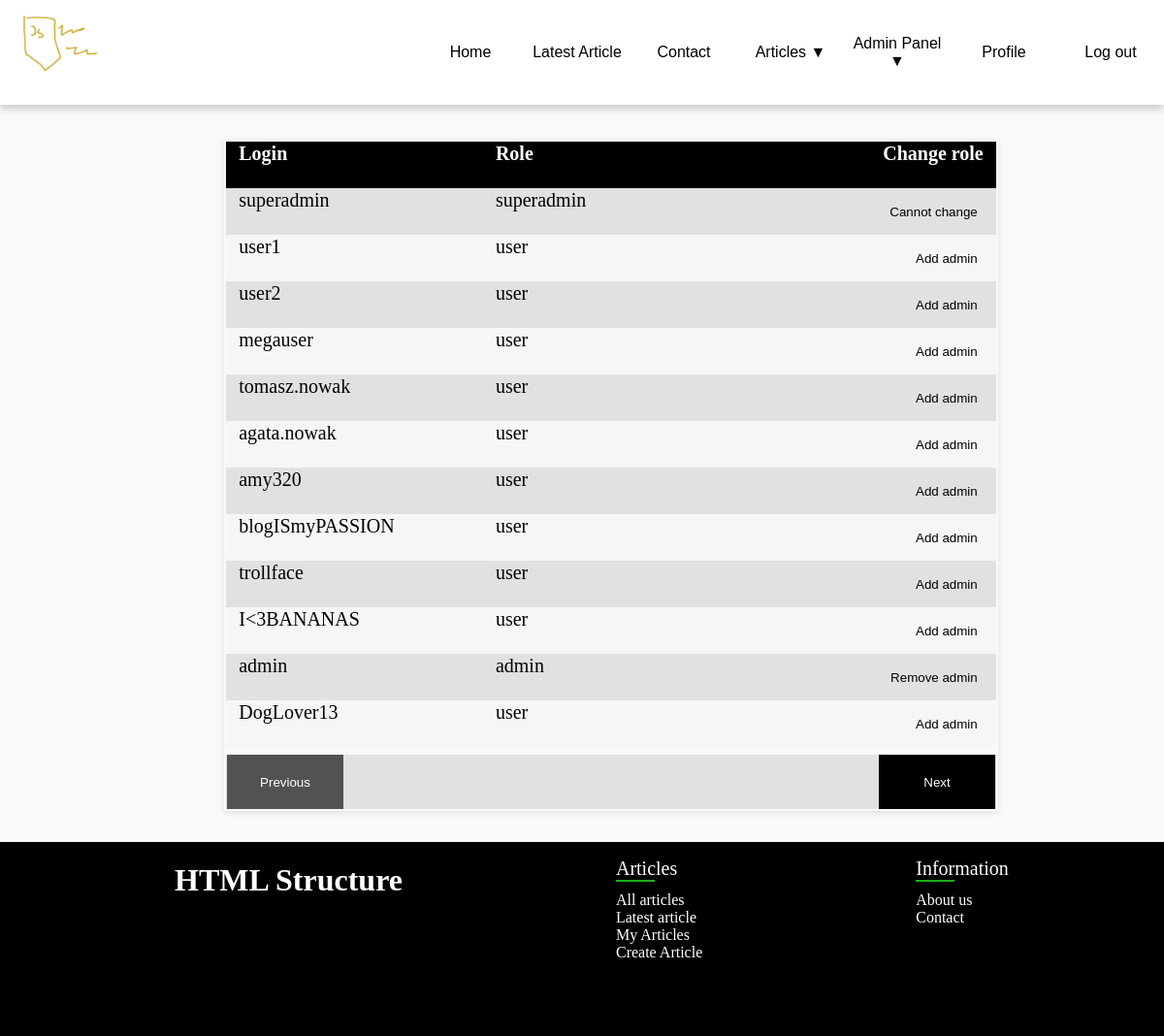
The app's page /adminpanel.php (signed in) with its own data.
### tables this page shows
CREATE TABLE `users` (
  `id` int(11) NOT NULL,
  `login` text DEFAULT NULL,
  `password` text DEFAULT NULL,
  `role` varchar(10) DEFAULT NULL
);

### adminpanel.php (the view, shortened to what this page needs)
<?php
include('php/functions.php');
$userCount = $con->query("SELECT COUNT(*) FROM users")->fetch_row()[0];
$page = isset($_GET['page']) ? (int)$_GET['page'] : 1;
$perPage = 12;
$offset = ($page - 1) * $perPage;
$query = $con->prepare("SELECT * FROM users ORDER BY id ASC LIMIT ? OFFSET ?");
$query->bind_param("ii", $perPage, $offset);
$query->execute();
$result = $query->get_result();
$users = $result->fetch_all(MYSQLI_ASSOC);
?>
<!DOCTYPE html>
<html lang="pl">
<head>
    <link rel="stylesheet" href="style.css">
</head>
<body>
    <div class="container">
        <main class="adminpanel">
        <table>
            <tr>
                <td><b>Login</b></td>
                <td><b>Role</b</td>
                <td><b>Change role</b</td>
            </tr>
            <?php
                foreach($users as $user) {
                $login = $user['login'];
                $userRole = $user['role'];
                ?>
                <tr>
                    <td><?php echo $login; ?></td>
                    <td><?php echo $userRole; ?></td>
                    <td>
                    <?php
                        if(!isSuperAdmin($userRole)){
                            ?>
                            <button onClick="location.href='adminpanel.php?page=<?php echo $page; ?>&changePerms=<?php echo $login; ?>'">
                                <?= isAdmin($userRole) ? "Remove admin" : "Add admin"; ?>
                            </button>
                            <?php
                        }
                        else{
                            ?>
                            <button>Cannot change</button>
                            <?php
                        }
                    ?>
                    </td>
                </tr>
            <?php
            }
            ?>
            <tr id="adminpagebuttons">
                <td><button <?php echo $page - 1 <=0 ? 'disabled' : ''; ?> onClick="location.href='adminpanel.php?page=<?php echo $page -1; ?>'">Previous</button></td>
                <td></td>
                <td><button <?php echo $offset + $perPage >= $userCount ? 'disabled' : ''; ?> onClick="location.href='adminpanel.php?page=<?php echo $page + 1; ?>'">Next</button></td>
        </tr>
        </table>
        </main>
    </div>
</body>
</html>

### style.css (style rules this page uses)
html,body { margin: 0; padding: 0; width: 100%; scrollbar-width: none; -ms-overflow-style: none; scroll-behavior: smooth; }
.container { width: 100%; display: flex; flex-direction: column; flex-wrap: wrap; background-color: #f9f9f9; }
main { min-height: 85vh; margin-left: 5%; display: flex; flex-direction: column; flex-wrap: wrap; align-content: space-around; align-items: center; }
.adminpanel { height: auto; display: flex; flex-direction: column; margin-top: 3%; margin-bottom: 4vh; }
.adminpanel table { box-shadow: 0 2px 6px rgba(0,0,0,0.1); width: 70%; }
.adminpanel tr { border-top: none; width: 100%; display: flex; justify-content: space-around; text-align: left; transition: background-color 0.3s ease; height: 3em; }
.adminpanel tr:nth-child(odd) { background-color: #f6f6f6; }
.adminpanel tr:nth-child(even) { background-color: #e1e1e1; }
.adminpanel tr:first-of-type { background-color: black; color: white; }
.adminpanel td { display: flex; justify-content: flex-start; width: 30%; font-size: 20px; }
.adminpanel td:nth-child(3n) { justify-content: flex-end; }
.adminpanel button { border:none; cursor: pointer; transition: 0.3s ease; background-color: transparent; background-color: none; height: 100%; width: 10vw; text-align: right; }
#adminpagebuttons { margin-top: 1vh; width: 100%; display: flex; justify-content: space-between; align-items: center; height: 7vh; }
#adminpagebuttons button { text-align: center; height: 7vh; transition: 0.3s ease; color: white; background-color: rgb(0, 0, 0); }
#adminpagebuttons button:disabled { background-color: rgb(82, 82, 82); }

### records on screen
users: login "superadmin", role "superadmin", shows "Cannot change"
users: login "user1", role "user", shows "Add admin"
users: login "user2", role "user", shows "Add admin"
users: login "megauser", role "user", shows "Add admin"
users: login "tomasz.nowak", role "user", shows "Add admin"
users: login "agata.nowak", role "user", shows "Add admin"
users: login "amy320", role "user", shows "Add admin"
users: login "blogISmyPASSION", role "user", shows "Add admin"
users: login "trollface", role "user", shows "Add admin"
users: login "I<3BANANAS", role "user", shows "Add admin"
users: login "admin", role "admin", shows "Remove admin"
users: login "DogLover13", role "user", shows "Add admin"
